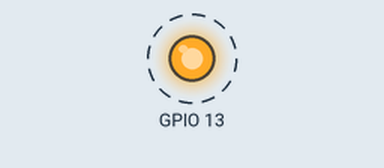
Simulated run of this sketch. Board: ESP8266 (NodeMCU). Parts: output pins drawn as LEDs (lit = HIGH). Dashed ring = blinking. WiFi joins after 1.5 s; servers stay silent unless stated; what the sketch prints to the serial monitor is not drawn.

Above: at 1.62 s.
Timing chart, 0 to 4.5 s (numbered marks = the images above):
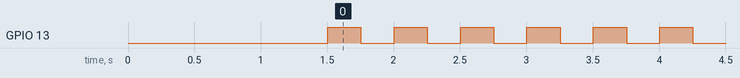

Measured:
- by itself, GPIO 13: alternates HIGH for 0.25 s and LOW for 0.25 s

The sketch:

upload_wireless.ino
```cpp
#include <ESP8266WiFi.h>
#include <ESP8266mDNS.h>
#include <WiFiUdp.h>
#include <ArduinoOTA.h>

#ifndef STASSID
#define STASSID "KODETANI"
#define STAPSK  "12345678"
#endif

const char* ssid = STASSID;
const char* password = STAPSK;

void setup() {
  Serial.begin(115200);
  Serial.println("Booting");
  WiFi.mode(WIFI_STA);
  WiFi.begin(ssid, password);
  int count = 0;


while (WiFi.waitForConnectResult() != WL_CONNECTED) {
Serial.println("Connection Failed! Rebooting...");
delay(50);
count++;
if (count>=2){
  break;
}
}

  // Port defaults to 8266
  // ArduinoOTA.setPort(8266);

  // Hostname defaults to esp8266-[ChipID]
  // ArduinoOTA.setHostname("myesp8266");

  // No authentication by default
  // ArduinoOTA.setPassword("admin");

  // Password can be set with it's md5 value as well
  // MD5(admin) = 21232f297a57a5a743894a0e4a801fc3
  // ArduinoOTA.setPasswordHash("21232f297a57a5a743894a0e4a801fc3");

  ArduinoOTA.onStart([]() {
    String type;
    if (ArduinoOTA.getCommand() == U_FLASH) {
      type = "sketch";
    } else { // U_FS
      type = "filesystem";
    }

    // NOTE: if updating FS this would be the place to unmount FS using FS.end()
    Serial.println("Start updating " + type);
  });
  ArduinoOTA.onEnd([]() {
    Serial.println("\nEnd");
  });
  ArduinoOTA.onProgress([](unsigned int progress, unsigned int total) {
    Serial.printf("Progress: %u%%\r", (progress / (total / 100)));
  });
  ArduinoOTA.onError([](ota_error_t error) {
    Serial.printf("Error[%u]: ", error);
    if (error == OTA_AUTH_ERROR) {
      Serial.println("Auth Failed");
    } else if (error == OTA_BEGIN_ERROR) {
      Serial.println("Begin Failed");
    } else if (error == OTA_CONNECT_ERROR) {
      Serial.println("Connect Failed");
    } else if (error == OTA_RECEIVE_ERROR) {
      Serial.println("Receive Failed");
    } else if (error == OTA_END_ERROR) {
      Serial.println("End Failed");
    }
  });
  ArduinoOTA.begin();
  Serial.println("Ready");
  Serial.print("IP address: ");
  Serial.println(WiFi.localIP());

  //isi coding mulai disini, yang atas jangan diubah
  pinMode(13, OUTPUT);

}

void loop() {
    if(WiFi.status() == WL_CONNECTED){
    ArduinoOTA.handle();
  }
  digitalWrite(13, HIGH);
  delay(250);
  digitalWrite(13, LOW);
  delay(250);
}
```
